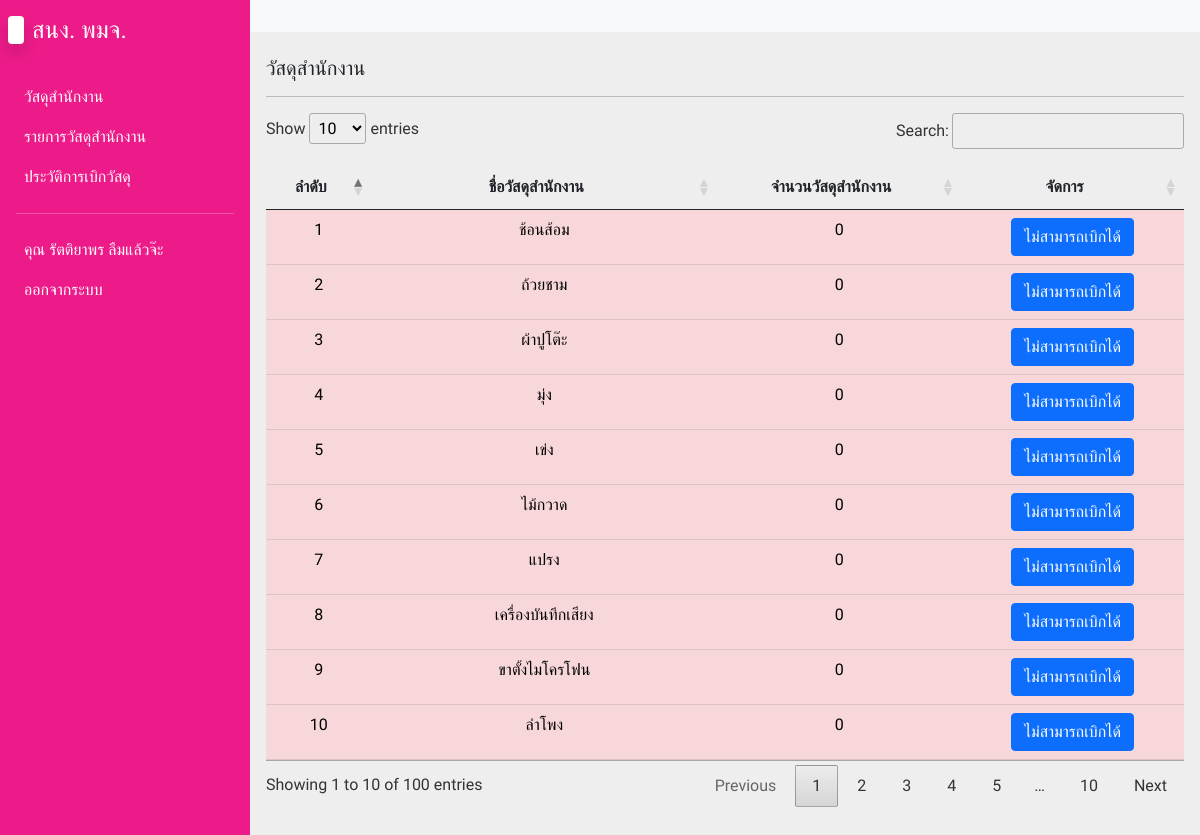
Screenshot of /offices.php (signed in) with the database file from the repository.
### tables this page shows
CREATE TABLE `offices` (
  `office_id` int(11) NOT NULL,
  `office_name` varchar(255) NOT NULL,
  `office_qty` int(11) NOT NULL
);

### offices.php (the view, shortened to what this page needs)
<?php
include('config/db.php');
?>
<!DOCTYPE html>
<html lang="en">
<head>
  <link rel="stylesheet" href="css/bootstrap.min.css">
  <link rel="stylesheet" href="css/fonts.css">
  <link rel="stylesheet" href="css/styles.css">
  <link rel="stylesheet" href="css/jquery.dataTables.min.css">
  <link rel="stylesheet" href="css/all.min.css">
  <link rel="stylesheet" href="css/fontawesome.min.css">
</head>
<body>
  <div class="main-container d-flex">
    <div class="sidebar" id="side_nav">
      <div class="header-box px-2 pt-3 pb-4 d-flex justify-content-between">
        <h1 class="fs-4"><span class="bg-white text-dark rounded shadow px-2 me-2"></span><span class="text-white">สนง. พมจ.</span></h1>
      </div>
      <?php include('includes/menuSidebar.inc.php'); ?>
    </div>
    <div class="content">
      <nav class="navbar navbar-expand-md navbar-light bg-light">
        <div class="container-fluid">
          <div class="collapse navbar-collapse justify-content-end" id="navbarSupportedContent">
            <ul class="navbar-nav mb-2 mb-lg-0">
              <li class="nav-item">
                <a class="nav-link active" aria-current="page" href="#"></a>
              </li>
            </ul>
          </div>
        </div>
      </nav>
    <div class="dashboard-content px-3 pt-4">
      <h2 class="fs-5"> วัสดุสำนักงาน</h2>
      <hr>
     <table class="table" id="myTable">
        <thead>
          <tr>
            <th class="text-center">ลำดับ</th>
            <th class="text-center">ชื่อวัสดุสำนักงาน</th>
            <th class="text-center">จำนวนวัสดุสำนักงาน</th>
            <th class="text-center">จัดการ</th>
          </tr>
        </thead>
        <tbody>
          <?php
          $sql = "SELECT * FROM `offices` ORDER BY office_id DESC";
          $query = mysqli_query($conn, $sql);
          $i = 0;
          while($row = mysqli_fetch_array($query)) {
            $i++;
          ?>
          <tr class="<?php if($row['office_qty'] == 0) { echo 'table-danger'; } ?>">
            <td class="text-center"><?= $i; ?></td>
            <td class="text-center"><?= $row['office_name']; ?></td>
            <td class="text-center"><?= number_format($row['office_qty']); ?></td>
            <td class="text-center">
              <?php
              if($_SESSION['emp_role'] == 1 && $row['office_qty'] >= 1) {
              ?>
              <a href="lists.php?id=<?= $row['office_id']; ?>&act=add" class="btn btn-primary">เพิ่มลงรายการ</a>
              <?php } else { ?>
              <a href="#" class="btn btn-primary">ไม่สามารถเบิกได้</a>
              <?php } ?>
            </td>
          </tr>
          <?php } ?>
        </tbody>
      </table>
    </div>
    <br><br><br>
  </div>
</body>
</html>

### css/styles.css (style rules this page uses)
body { background-color: #eee; }
#side_nav { background: #EC1B89; min-width: 250px; max-width: 250px; transition: all 0.3s; }
.content { min-height: 100vh; width: 100%; }

### rows the page displays
offices: office_name "ช้อนส้อม", office_qty "0", shows "ไม่สามารถเบิกได้"
offices: office_name "ถ้วยชาม", office_qty "0", shows "ไม่สามารถเบิกได้"
offices: office_name "ผ้าปูโต๊ะ", office_qty "0", shows "ไม่สามารถเบิกได้"
offices: office_name "มุ่ง", office_qty "0", shows "ไม่สามารถเบิกได้"
offices: office_name "เข่ง", office_qty "0", shows "ไม่สามารถเบิกได้"
offices: office_name "ไม้กวาด", office_qty "0", shows "ไม่สามารถเบิกได้"
offices: office_name "แปรง", office_qty "0", shows "ไม่สามารถเบิกได้"
offices: office_name "เครื่องบันทึกเสียง", office_qty "0", shows "ไม่สามารถเบิกได้"
offices: office_name "ขาตั้งไมโครโฟน", office_qty "0", shows "ไม่สามารถเบิกได้"
offices: office_name "ลำโพง", office_qty "0", shows "ไม่สามารถเบิกได้"

### other values shown
$_SESSION['emp_fname'] "รัตติยาพร"
$_SESSION['emp_lname'] "ลืมแล้วจ๊ะ"
